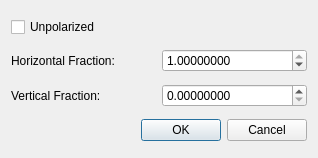
<?xml version="1.0" encoding="UTF-8"?>
<ui version="4.0">
 <class>lorentz_polarization_options_dialog</class>
 <widget class="QDialog" name="lorentz_polarization_options_dialog">
  <property name="geometry">
   <rect>
    <x>0</x>
    <y>0</y>
    <width>318</width>
    <height>158</height>
   </rect>
  </property>
  <property name="minimumSize">
   <size>
    <width>0</width>
    <height>0</height>
   </size>
  </property>
  <property name="windowTitle">
   <string>Lorentz Polarization Options</string>
  </property>
  <property name="styleSheet">
   <string notr="true"/>
  </property>
  <layout class="QGridLayout" name="gridLayout">
   <item row="2" column="0">
    <widget class="QLabel" name="vertical_label">
     <property name="text">
      <string>Vertical Fraction:</string>
     </property>
    </widget>
   </item>
   <item row="3" column="0" colspan="2">
    <widget class="QDialogButtonBox" name="button_box">
     <property name="standardButtons">
      <set>QDialogButtonBox::Cancel|QDialogButtonBox::Ok</set>
     </property>
    </widget>
   </item>
   <item row="1" column="1">
    <widget class="ScientificDoubleSpinBox" name="horizontal">
     <property name="keyboardTracking">
      <bool>false</bool>
     </property>
     <property name="decimals">
      <number>8</number>
     </property>
     <property name="maximum">
      <double>1.000000000000000</double>
     </property>
     <property name="value">
      <double>1.000000000000000</double>
     </property>
    </widget>
   </item>
   <item row="2" column="1">
    <widget class="ScientificDoubleSpinBox" name="vertical">
     <property name="keyboardTracking">
      <bool>false</bool>
     </property>
     <property name="decimals">
      <number>8</number>
     </property>
     <property name="maximum">
      <double>1.000000000000000</double>
     </property>
    </widget>
   </item>
   <item row="1" column="0">
    <widget class="QLabel" name="horizontal_label">
     <property name="text">
      <string>Horizontal Fraction:</string>
     </property>
    </widget>
   </item>
   <item row="0" column="0">
    <widget class="QCheckBox" name="unpolarized">
     <property name="text">
      <string>Unpolarized</string>
     </property>
    </widget>
   </item>
  </layout>
 </widget>
 <customwidgets>
  <customwidget>
   <class>ScientificDoubleSpinBox</class>
   <extends>QDoubleSpinBox</extends>
   <header>scientificspinbox.h</header>
  </customwidget>
 </customwidgets>
 <tabstops>
  <tabstop>horizontal</tabstop>
  <tabstop>vertical</tabstop>
 </tabstops>
 <resources/>
 <connections>
  <connection>
   <sender>button_box</sender>
   <signal>accepted()</signal>
   <receiver>lorentz_polarization_options_dialog</receiver>
   <slot>accept()</slot>
   <hints>
    <hint type="sourcelabel">
     <x>312</x>
     <y>110</y>
    </hint>
    <hint type="destinationlabel">
     <x>312</x>
     <y>65</y>
    </hint>
   </hints>
  </connection>
  <connection>
   <sender>button_box</sender>
   <signal>rejected()</signal>
   <receiver>lorentz_polarization_options_dialog</receiver>
   <slot>reject()</slot>
   <hints>
    <hint type="sourcelabel">
     <x>312</x>
     <y>110</y>
    </hint>
    <hint type="destinationlabel">
     <x>312</x>
     <y>65</y>
    </hint>
   </hints>
  </connection>
  <connection>
   <sender>unpolarized</sender>
   <signal>toggled(bool)</signal>
   <receiver>horizontal_label</receiver>
   <slot>setDisabled(bool)</slot>
   <hints>
    <hint type="sourcelabel">
     <x>91</x>
     <y>24</y>
    </hint>
    <hint type="destinationlabel">
     <x>91</x>
     <y>59</y>
    </hint>
   </hints>
  </connection>
  <connection>
   <sender>unpolarized</sender>
   <signal>toggled(bool)</signal>
   <receiver>horizontal</receiver>
   <slot>setDisabled(bool)</slot>
   <hints>
    <hint type="sourcelabel">
     <x>91</x>
     <y>24</y>
    </hint>
    <hint type="destinationlabel">
     <x>242</x>
     <y>59</y>
    </hint>
   </hints>
  </connection>
  <connection>
   <sender>unpolarized</sender>
   <signal>toggled(bool)</signal>
   <receiver>vertical_label</receiver>
   <slot>setDisabled(bool)</slot>
   <hints>
    <hint type="sourcelabel">
     <x>91</x>
     <y>24</y>
    </hint>
    <hint type="destinationlabel">
     <x>91</x>
     <y>96</y>
    </hint>
   </hints>
  </connection>
  <connection>
   <sender>unpolarized</sender>
   <signal>toggled(bool)</signal>
   <receiver>vertical</receiver>
   <slot>setDisabled(bool)</slot>
   <hints>
    <hint type="sourcelabel">
     <x>91</x>
     <y>24</y>
    </hint>
    <hint type="destinationlabel">
     <x>242</x>
     <y>96</y>
    </hint>
   </hints>
  </connection>
 </connections>
</ui>
